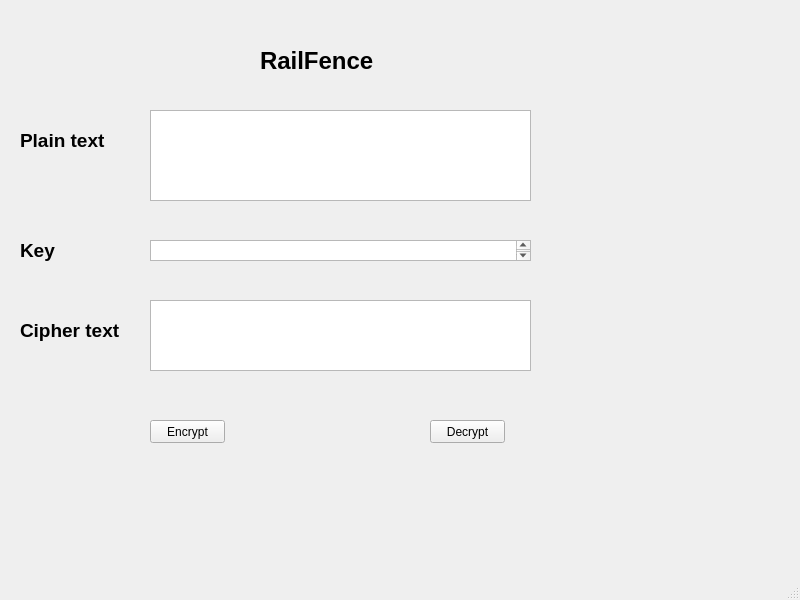
<?xml version="1.0" encoding="UTF-8"?>
<ui version="4.0">
 <class>MainWindow</class>
 <widget class="QMainWindow" name="MainWindow">
  <property name="geometry">
   <rect>
    <x>0</x>
    <y>0</y>
    <width>800</width>
    <height>600</height>
   </rect>
  </property>
  <property name="windowTitle">
   <string>MainWindow</string>
  </property>
  <widget class="QWidget" name="centralwidget">
   <widget class="QLabel" name="label_3">
    <property name="geometry">
     <rect>
      <x>20</x>
      <y>320</y>
      <width>111</width>
      <height>21</height>
     </rect>
    </property>
    <property name="font">
     <font>
      <pointsize>14</pointsize>
      <weight>75</weight>
      <bold>true</bold>
     </font>
    </property>
    <property name="text">
     <string>Cipher text</string>
    </property>
   </widget>
   <widget class="QPushButton" name="btn_decrypt">
    <property name="geometry">
     <rect>
      <x>430</x>
      <y>420</y>
      <width>75</width>
      <height>23</height>
     </rect>
    </property>
    <property name="text">
     <string>Decrypt</string>
    </property>
   </widget>
   <widget class="QLabel" name="label_5">
    <property name="geometry">
     <rect>
      <x>20</x>
      <y>130</y>
      <width>111</width>
      <height>21</height>
     </rect>
    </property>
    <property name="font">
     <font>
      <pointsize>14</pointsize>
      <weight>75</weight>
      <bold>true</bold>
     </font>
    </property>
    <property name="text">
     <string>Plain text</string>
    </property>
   </widget>
   <widget class="QLabel" name="label_4">
    <property name="geometry">
     <rect>
      <x>20</x>
      <y>240</y>
      <width>111</width>
      <height>21</height>
     </rect>
    </property>
    <property name="font">
     <font>
      <pointsize>14</pointsize>
      <weight>75</weight>
      <bold>true</bold>
     </font>
    </property>
    <property name="text">
     <string>Key</string>
    </property>
   </widget>
   <widget class="QPlainTextEdit" name="txt_plain_text">
    <property name="geometry">
     <rect>
      <x>150</x>
      <y>110</y>
      <width>381</width>
      <height>91</height>
     </rect>
    </property>
   </widget>
   <widget class="QPlainTextEdit" name="txt_cipher_text">
    <property name="geometry">
     <rect>
      <x>150</x>
      <y>300</y>
      <width>381</width>
      <height>71</height>
     </rect>
    </property>
   </widget>
   <widget class="QTextEdit" name="txt_key">
    <property name="geometry">
     <rect>
      <x>150</x>
      <y>240</y>
      <width>381</width>
      <height>21</height>
     </rect>
    </property>
   </widget>
   <widget class="QPushButton" name="btn_encrypt">
    <property name="geometry">
     <rect>
      <x>150</x>
      <y>420</y>
      <width>75</width>
      <height>23</height>
     </rect>
    </property>
    <property name="text">
     <string>Encrypt</string>
    </property>
   </widget>
   <widget class="QLabel" name="label">
    <property name="geometry">
     <rect>
      <x>260</x>
      <y>30</y>
      <width>131</width>
      <height>61</height>
     </rect>
    </property>
    <property name="font">
     <font>
      <pointsize>18</pointsize>
      <weight>75</weight>
      <bold>true</bold>
     </font>
    </property>
    <property name="text">
     <string>RailFence</string>
    </property>
   </widget>
  </widget>
  <widget class="QMenuBar" name="menubar">
   <property name="geometry">
    <rect>
     <x>0</x>
     <y>0</y>
     <width>800</width>
     <height>21</height>
    </rect>
   </property>
  </widget>
  <widget class="QStatusBar" name="statusbar"/>
 </widget>
 <resources/>
 <connections/>
</ui>
